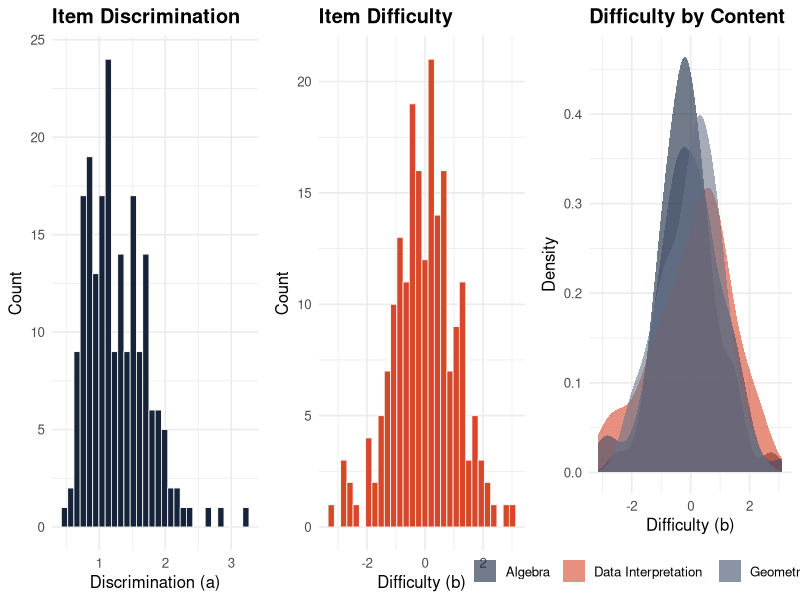
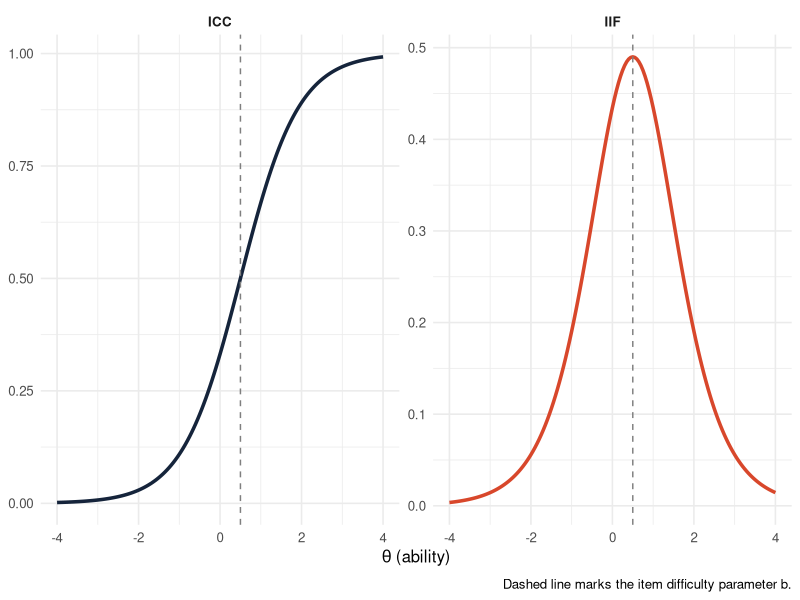
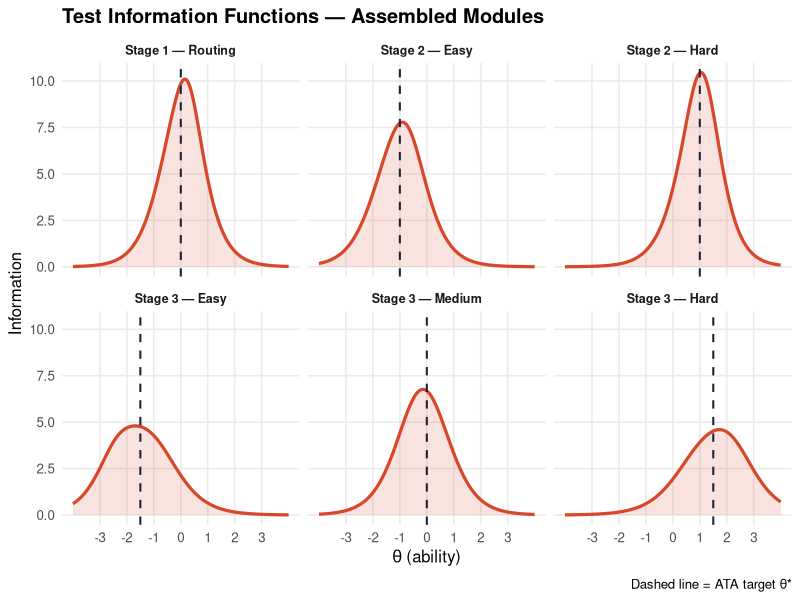
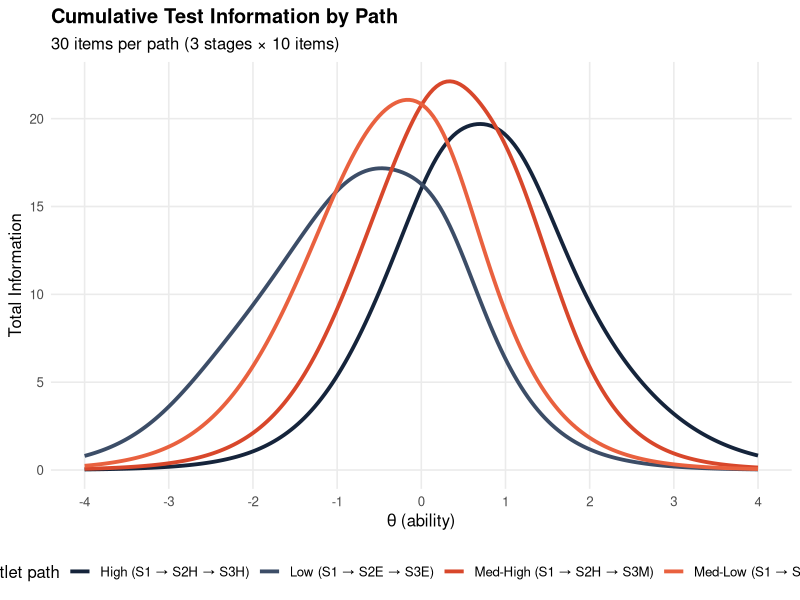
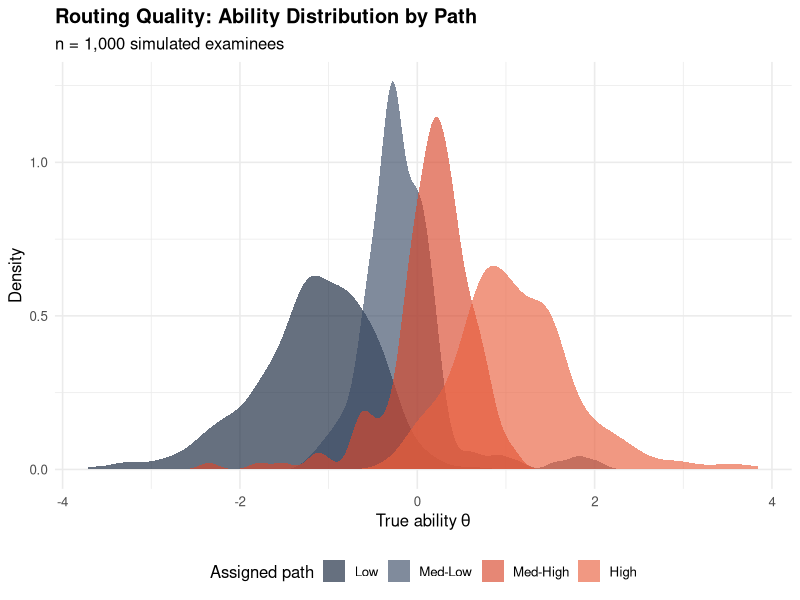

Here is the R script that generated these plots, in order:
## ---- chunk 1
knitr::opts_chunk$set(
  message  = FALSE,
  warning  = FALSE,
  fig.width  = 9,
  fig.height = 5.5,
  fig.align  = "center",
  dpi = 150
)
## ---- chunk 2
library(tidyverse)    # data wrangling and visualisation
library(lpSolve)      # integer linear programming
library(scales)       # axis formatting in ggplot
## ---- chunk 3
set.seed(2025)
N <- 200

item_bank <- tibble(
  item_id    = sprintf("I%03d", 1:N),
  a          = rlnorm(N, meanlog = log(1.2), sdlog = 0.35),
  b          = rnorm(N, mean = 0, sd = 1.1),
  content    = sample(
    c("Algebra", "Geometry", "Statistics", "Data Interpretation"),
    N, replace = TRUE, prob = c(.30, .30, .20, .20)
  )
)

# Quick summary
item_bank |>
  summarise(
    n_items   = n(),
    mean_a    = round(mean(a), 3),
    sd_a      = round(sd(a), 3),
    mean_b    = round(mean(b), 3),
    sd_b      = round(sd(b), 3)
  )
## ---- chunk 4
p1 <- ggplot(item_bank, aes(x = a)) +
  geom_histogram(fill = "#15243B", colour = "#F4F1E9", bins = 30, linewidth = .3) +
  labs(x = "Discrimination (a)", y = "Count", title = "Item Discrimination") +
  theme_minimal(base_size = 12) +
  theme(plot.title = element_text(face = "bold"))

p2 <- ggplot(item_bank, aes(x = b)) +
  geom_histogram(fill = "#D8472B", colour = "#F4F1E9", bins = 30, linewidth = .3) +
  labs(x = "Difficulty (b)", y = "Count", title = "Item Difficulty") +
  theme_minimal(base_size = 12) +
  theme(plot.title = element_text(face = "bold"))

p3 <- ggplot(item_bank, aes(x = b, fill = content)) +
  geom_density(alpha = .6, colour = NA) +
  scale_fill_manual(values = c("#15243B","#D8472B","#3C4D67","#6A7589")) +
  labs(x = "Difficulty (b)", y = "Density",
       title = "Difficulty by Content", fill = NULL) +
  theme_minimal(base_size = 12) +
  theme(plot.title = element_text(face = "bold"),
        legend.position = "bottom")

cowplot::plot_grid(p1, p2, p3, ncol = 3)
## ---- chunk 5
# 2PL item information at a single theta
item_info_2pl <- function(a, b, theta) {
  P <- 1 / (1 + exp(-a * (theta - b)))
  a^2 * P * (1 - P)
}

# Test information for a set of items at a vector of thetas
test_info <- function(items_df, theta_vec) {
  map_dbl(theta_vec, function(th) {
    sum(item_info_2pl(items_df$a, items_df$b, th))
  })
}
## ---- chunk 6
theta_grid <- seq(-4, 4, by = 0.05)

sample_item <- tibble(a = 1.4, b = 0.5)
icc_vals  <- 1 / (1 + exp(-sample_item$a * (theta_grid - sample_item$b)))
info_vals <- item_info_2pl(sample_item$a, sample_item$b, theta_grid)

tibble(theta = theta_grid, ICC = icc_vals, IIF = info_vals) |>
  pivot_longer(-theta, names_to = "Function", values_to = "Value") |>
  ggplot(aes(x = theta, y = Value, colour = Function)) +
  geom_line(linewidth = 1.2) +
  geom_vline(xintercept = sample_item$b, linetype = "dashed", colour = "grey50") +
  scale_colour_manual(values = c(ICC = "#15243B", IIF = "#D8472B")) +
  facet_wrap(~Function, scales = "free_y") +
  labs(x = expression(theta ~ "(ability)"), y = NULL,
       caption = "Dashed line marks the item difficulty parameter b.") +
  theme_minimal(base_size = 12) +
  theme(legend.position = "none",
        strip.text = element_text(face = "bold"))
## ---- chunk 7
assemble_module <- function(bank,
                            available,
                            target_theta,
                            n_items,
                            content_specs) {

  N <- nrow(bank)

  # --- Objective: maximise information at target_theta ---
  # lpSolve minimises, so we negate
  obj <- -map_dbl(seq_len(N), function(i) {
    if (!available[i]) return(0)
    item_info_2pl(bank$a[i], bank$b[i], target_theta)
  })

  # --- Constraint matrix ---
  con_list <- list()
  dir_list <- character(0)
  rhs_list <- numeric(0)

  # 1. Exact module length
  row_total        <- as.numeric(available)
  con_list[[1]]    <- row_total
  dir_list         <- c(dir_list, "=")
  rhs_list         <- c(rhs_list, n_items)

  # 2. Content balance
  for (nm in names(content_specs)) {
    in_category <- as.numeric(bank$content == nm & available)
    spec        <- content_specs[[nm]]

    if (!is.null(spec$min)) {
      con_list  <- c(con_list, list(in_category))
      dir_list  <- c(dir_list, ">=")
      rhs_list  <- c(rhs_list, spec$min)
    }
    if (!is.null(spec$max)) {
      con_list  <- c(con_list, list(in_category))
      dir_list  <- c(dir_list, "<=")
      rhs_list  <- c(rhs_list, spec$max)
    }
  }

  # 3. Force unavailable items to 0
  for (i in which(!available)) {
    row_i       <- rep(0, N); row_i[i] <- 1
    con_list    <- c(con_list, list(row_i))
    dir_list    <- c(dir_list, "=")
    rhs_list    <- c(rhs_list, 0)
  }

  con_mat <- do.call(rbind, con_list)

  # --- Solve ---
  result <- lp(
    direction      = "min",
    objective.in   = obj,
    const.mat      = con_mat,
    const.dir      = dir_list,
    const.rhs      = rhs_list,
    all.bin        = TRUE
  )

  if (result$status != 0) {
    warning(sprintf("LP solver returned status %d — no optimal solution found.", result$status))
    return(rep(FALSE, N))
  }

  as.logical(round(result$solution) == 1)
}
## ---- chunk 8
n_per_module <- 10

content_specs <- list(
  "Algebra"            = list(min = 2, max = 4),
  "Geometry"           = list(min = 2, max = 4),
  "Statistics"         = list(min = 1, max = 3),
  "Data Interpretation"= list(min = 1, max = 3)
)
## ---- chunk 9
available <- rep(TRUE, nrow(item_bank))
modules   <- list()

# Stage 1 — routing module, target theta = 0
modules$S1 <- assemble_module(item_bank, available, 0, n_per_module, content_specs)
available  <- available & !modules$S1
cat("Stage 1 assembled:", sum(modules$S1), "items\n")

# Stage 2 — Easy (target theta = -1.0)
modules$S2_Easy <- assemble_module(item_bank, available, -1.0, n_per_module, content_specs)
available       <- available & !modules$S2_Easy
cat("Stage 2 Easy assembled:", sum(modules$S2_Easy), "items\n")

# Stage 2 — Hard (target theta = +1.0)
modules$S2_Hard <- assemble_module(item_bank, available, 1.0, n_per_module, content_specs)
available       <- available & !modules$S2_Hard
cat("Stage 2 Hard assembled:", sum(modules$S2_Hard), "items\n")

# Stage 3 — Easy (target theta = -1.5)
modules$S3_Easy <- assemble_module(item_bank, available, -1.5, n_per_module, content_specs)
available       <- available & !modules$S3_Easy
cat("Stage 3 Easy assembled:", sum(modules$S3_Easy), "items\n")

# Stage 3 — Medium (target theta = 0.0)
modules$S3_Med  <- assemble_module(item_bank, available, 0.0, n_per_module, content_specs)
available       <- available & !modules$S3_Med
cat("Stage 3 Medium assembled:", sum(modules$S3_Med), "items\n")

# Stage 3 — Hard (target theta = +1.5)
modules$S3_Hard <- assemble_module(item_bank, available, 1.5, n_per_module, content_specs)
available       <- available & !modules$S3_Hard
cat("Stage 3 Hard assembled:", sum(modules$S3_Hard), "items\n")
## ---- chunk 10
module_labels <- c(
  S1      = "Stage 1 — Routing",
  S2_Easy = "Stage 2 — Easy",
  S2_Hard = "Stage 2 — Hard",
  S3_Easy = "Stage 3 — Easy",
  S3_Med  = "Stage 3 — Medium",
  S3_Hard = "Stage 3 — Hard"
)

target_thetas <- c(
  S1 = 0, S2_Easy = -1.0, S2_Hard = 1.0,
  S3_Easy = -1.5, S3_Med = 0.0, S3_Hard = 1.5
)

map_dfr(names(modules), function(nm) {
  items <- item_bank[modules[[nm]], ]
  tibble(
    Module       = module_labels[nm],
    `Target θ`   = target_thetas[nm],
    `n items`    = nrow(items),
    `Mean a`     = round(mean(items$a), 3),
    `Mean b`     = round(mean(items$b), 3),
    Algebra      = sum(items$content == "Algebra"),
    Geometry     = sum(items$content == "Geometry"),
    Statistics   = sum(items$content == "Statistics"),
    `Data Interp`= sum(items$content == "Data Interpretation")
  )
})
## ---- chunk 11
theta_grid <- seq(-4, 4, length.out = 200)

tif_data <- map_dfr(names(modules), function(nm) {
  items <- item_bank[modules[[nm]], ]
  tibble(
    theta  = theta_grid,
    info   = test_info(items, theta_grid),
    module = module_labels[nm],
    target = target_thetas[nm]
  )
})

tif_data |>
  mutate(module = factor(module, levels = module_labels)) |>
  ggplot(aes(x = theta, y = info)) +
  geom_area(alpha = .15, fill = "#D8472B") +
  geom_line(colour = "#D8472B", linewidth = 1.1) +
  geom_vline(aes(xintercept = target), linetype = "dashed",
             colour = "#15243B", linewidth = .7) +
  facet_wrap(~module, ncol = 3) +
  labs(
    x     = expression(theta ~ "(ability)"),
    y     = "Information",
    title = "Test Information Functions — Assembled Modules",
    caption = "Dashed line = ATA target θ*"
  ) +
  scale_x_continuous(breaks = -3:3) +
  theme_minimal(base_size = 12) +
  theme(
    strip.text       = element_text(face = "bold", size = 9),
    plot.title       = element_text(face = "bold"),
    panel.grid.minor = element_blank()
  )
## ---- chunk 12
paths <- list(
  "Low (S1 → S2E → S3E)"  = c("S1","S2_Easy","S3_Easy"),
  "Med-Low (S1 → S2E → S3M)"  = c("S1","S2_Easy","S3_Med"),
  "Med-High (S1 → S2H → S3M)" = c("S1","S2_Hard","S3_Med"),
  "High (S1 → S2H → S3H)" = c("S1","S2_Hard","S3_Hard")
)

path_colours <- c("#15243B","#3C4D67","#D8472B","#E9613F")

path_tif <- map_dfr(names(paths), function(path_name) {
  mods   <- paths[[path_name]]
  all_items <- bind_rows(lapply(mods, function(m) item_bank[modules[[m]], ]))
  tibble(
    theta = theta_grid,
    info  = test_info(all_items, theta_grid),
    path  = path_name
  )
})

ggplot(path_tif, aes(x = theta, y = info, colour = path)) +
  geom_line(linewidth = 1.3) +
  scale_colour_manual(values = path_colours) +
  labs(
    x      = expression(theta ~ "(ability)"),
    y      = "Total Information",
    colour = "Testlet path",
    title  = "Cumulative Test Information by Path",
    subtitle = "30 items per path (3 stages × 10 items)"
  ) +
  scale_x_continuous(breaks = -4:4) +
  theme_minimal(base_size = 12) +
  theme(
    legend.position  = "bottom",
    plot.title       = element_text(face = "bold"),
    panel.grid.minor = element_blank()
  )
## ---- chunk 13
# Routing rules based on theta estimate after each stage

route_stage1 <- function(theta_hat) {
  if_else(theta_hat >= 0, "S2_Hard", "S2_Easy")
}

route_stage2 <- function(theta_hat, came_from) {
  case_when(
    came_from == "S2_Easy" & theta_hat >= -0.5 ~ "S3_Med",
    came_from == "S2_Easy"                     ~ "S3_Easy",
    came_from == "S2_Hard" & theta_hat >=  0.5 ~ "S3_Hard",
    TRUE                                        ~ "S3_Med"
  )
}

# Simulate 1 000 examinees and track their paths
simulate_examinees <- function(n = 1000) {
  theta_true <- rnorm(n, mean = 0, sd = 1.1)

  map_dfr(theta_true, function(th) {
    # After Stage 1: estimate theta with measurement error
    th_after_s1 <- th + rnorm(1, 0, sqrt(1 / max(1, test_info(
      item_bank[modules$S1, ], th
    ))))

    stage2 <- route_stage1(th_after_s1)

    th_after_s2 <- th + rnorm(1, 0, sqrt(1 / max(1, test_info(
      item_bank[modules[[stage2]], ], th
    ))))

    stage3 <- route_stage2(th_after_s2, stage2)

    tibble(
      theta_true = th,
      stage2     = stage2,
      stage3     = stage3,
      path       = paste0("S1 \u2192 ", stage2, " \u2192 ", stage3)
    )
  })
}

set.seed(42)
sim_results <- simulate_examinees(1000)

sim_results |>
  count(stage2, stage3) |>
  mutate(
    path       = paste0("S2: ", stage2, " → S3: ", stage3),
    proportion = scales::percent(n / sum(n), accuracy = 0.1)
  ) |>
  select(path, n, proportion)
## ---- chunk 14
sim_results |>
  mutate(
    path_label = case_when(
      stage2 == "S2_Easy" & stage3 == "S3_Easy" ~ "Low",
      stage2 == "S2_Easy" & stage3 == "S3_Med"  ~ "Med-Low",
      stage2 == "S2_Hard" & stage3 == "S3_Med"  ~ "Med-High",
      stage2 == "S2_Hard" & stage3 == "S3_Hard" ~ "High"
    ),
    path_label = factor(path_label, levels = c("Low","Med-Low","Med-High","High"))
  ) |>
  ggplot(aes(x = theta_true, fill = path_label)) +
  geom_density(alpha = .65, colour = NA) +
  scale_fill_manual(values = c("#15243B","#3C4D67","#D8472B","#E9613F")) +
  labs(
    x      = expression("True ability" ~ theta),
    y      = "Density",
    fill   = "Assigned path",
    title  = "Routing Quality: Ability Distribution by Path",
    subtitle = "n = 1,000 simulated examinees"
  ) +
  theme_minimal(base_size = 12) +
  theme(
    legend.position = "bottom",
    plot.title      = element_text(face = "bold")
  )
